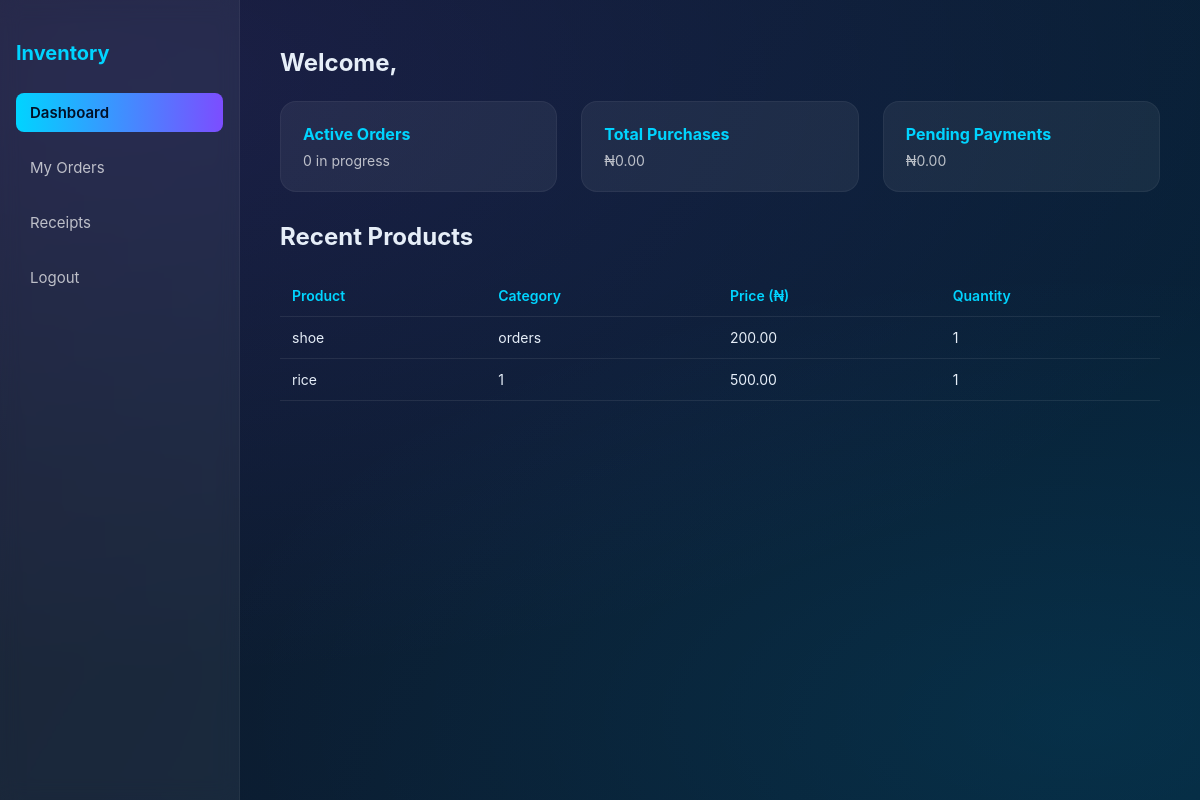
Page /user_db.php (signed in) on the committed database.
### tables this page shows
CREATE TABLE `products` (
  `id` int(11) NOT NULL,
  `products_name` varchar(255) NOT NULL,
  `category` varchar(100) NOT NULL,
  `quantity` int(11) NOT NULL DEFAULT 0,
  `price` decimal(10,2) NOT NULL DEFAULT 0.00,
  `price_added` timestamp NOT NULL DEFAULT current_timestamp()
);

### user_db.php (the view, shortened to what this page needs)
<?php
include 'config.php';
$user_id = $_SESSION['id'];
$active_orders = $mysql_db->query("SELECT COUNT(*) AS count FROM orders WHERE id = $user_id ")->fetch_assoc()['count'];
$total_purchases = $mysql_db->query("SELECT IFNULL(SUM(price), 0) AS total FROM orders WHERE id = $user_id")->fetch_assoc()['total'];
$pending_payments = $mysql_db->query("SELECT IFNULL(SUM(price), 0) AS total FROM orders WHERE id = $user_id ")->fetch_assoc()['total'];
$products = $mysql_db->query("SELECT * FROM products ORDER BY id DESC LIMIT 5");
?>
<!DOCTYPE html>
<html lang="en">
<head>
  <link rel="stylesheet" href="user_db.css">
</head>
<body>
  <div class="floaters">
    <div class="floater f1"></div>
    <div class="floater f2"></div>
    <div class="floater f3"></div>
  </div>
  <div class="dashboard">
    <aside class="sidebar">
      <h2>Inventory</h2>
      <a href="user_db.php" class="active">Dashboard</a>
      <a href="my_orders.php">My Orders</a>
      <a href="receipt.php">Receipts</a>
      <a href="logout.php">Logout</a>
    </aside>
    <main class="main">
       <h1>Welcome,</h1>
      <div class="card-grid">
        <div class="card-sm">
          <h3>Active Orders</h3>
          <p><?= $active_orders ?> in progress</p>
        </div>
        <div class="card-sm">
          <h3>Total Purchases</h3>
          <p>₦<?= number_format($total_purchases, 2) ?></p>
        </div>
        <div class="card-sm">
          <h3>Pending Payments</h3>
          <p>₦<?= number_format($pending_payments, 2) ?></p>
        </div>
      </div>
      <h2 style="margin-top: 30px;">Recent Products</h2>
      <table class="table">
        <thead>
          <tr>
            <th>Product</th>
            <th>Category</th>
            <th>Price (₦)</th>
            <th>Quantity</th>
          </tr>
        </thead>
        <tbody>
          <?php if ($products->num_rows > 0): ?>
            <?php while ($p = $products->fetch_assoc()): ?>
              <tr>
                <td><?= htmlspecialchars($p['products_name']) ?></td>
                <td><?= htmlspecialchars($p['category']) ?></td>
                <td><?= number_format($p['price'], 2) ?></td>
                <td><?= $p['quantity'] ?></td>
              </tr>
            <?php endwhile; ?>
          <?php else: ?>
            <tr><td colspan="4" style="text-align:center;color:#aaa;">No products found.</td></tr>
          <?php endif; ?>
        </tbody>
      </table>
    </main>
  </div>
</body>
</html>

### user_db.css (style rules this page uses)
:root { --bg1: #0f172a; --bg2: #06233a; --accent: #00d4ff; --accent-2: #7c4dff; --glass: rgba(255, 255, 255, 0.06); --muted: rgba(255, 255, 255, 0.7); --radius: 16px; font-family: Inter, ui-sans-serif, system-ui, -apple-system, "Segoe UI", Roboto, "Helvetica Neue", Arial; }
html, body { height: 100%; margin: 0; color: #e6eef8; background: radial-gradient(1200px 600px at 10% 10%, rgba(124,77,255,0.12), transparent), radial-gradient(900px 450px at 90% 90%, rgba(0,212,255,0.08), transparent), linear-gradient(120deg, var(--bg1), var(--bg2)); -webkit-font-smoothing: antialiased; -moz-osx-font-smoothing: grayscale; overflow: hidden; }
.floaters { position: fixed; inset: 0; pointer-events: none; z-index: -1; }
.floater { position: absolute; filter: blur(12px) saturate(120%); opacity: 0.9; transform-origin: center; mix-blend-mode: screen; animation: drift 16s ease-in-out infinite; }
.floater.f1 { width: 420px; height: 420px; background: linear-gradient(135deg, var(--accent), var(--accent-2)); left: -8%; top: 6%; border-radius: 44% 56% 50% 50%; }
.floater.f2 { width: 320px; height: 320px; background: linear-gradient(135deg, var(--accent-2), var(--accent)); right: -6%; bottom: -10%; border-radius: 40% 60% 45% 55%; }
.floater.f3 { width: 220px; height: 220px; background: linear-gradient(180deg, rgba(255,255,255,0.06), rgba(255,255,255,0.02)); left: 30%; bottom: 60%; border-radius: 50%; }
.dashboard { display: grid; grid-template-columns: 240px 1fr; height: 100%; }
.sidebar { background: var(--glass); backdrop-filter: blur(10px); border-right: 1px solid rgba(255, 255, 255, 0.05); padding: 24px 16px; display: flex; flex-direction: column; gap: 16px; }
.sidebar h2 { color: var(--accent); font-size: 20px; margin-bottom: 12px; }
.sidebar a { color: var(--muted); text-decoration: none; font-size: 15px; padding: 10px 14px; border-radius: 8px; transition: all 0.2s ease; }
.sidebar a:hover, .sidebar a.active { background: linear-gradient(90deg, var(--accent), var(--accent-2)); color: #021027; font-weight: 600; }
.main { padding: 32px 40px; overflow-y: auto; }
h1 { font-size: 24px; margin-bottom: 24px; }
.card-grid { display: grid; grid-template-columns: repeat(auto-fit, minmax(260px, 1fr)); gap: 24px; }
.card-sm { background: var(--glass); padding: 22px; border-radius: var(--radius); border: 1px solid rgba(255, 255, 255, 0.05); transition: transform 0.2s ease; }
.card-sm h3 { margin: 0 0 8px; font-size: 16px; color: var(--accent); }
.card-sm p { margin: 0; font-size: 14px; color: var(--muted); }
.table { width: 100%; border-collapse: collapse; margin-top: 24px; font-size: 14px; }
.table th, .table td { text-align: left; padding: 12px; border-bottom: 1px solid rgba(255, 255, 255, 0.08); }
.table th { color: var(--accent); font-weight: 600; }

### rows in the picture
products: products_name "shoe", category "orders", price "200.00", quantity "1"
products: products_name "rice", category "1", price "500.00", quantity "1"

### other values in the picture
$active_orders "0"
$total_purchases "0.00"
$pending_payments "0.00"
